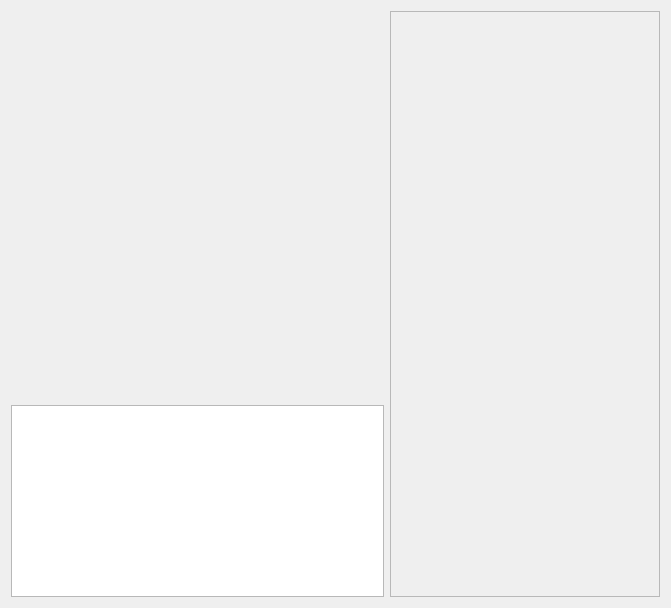
<?xml version="1.0" encoding="UTF-8"?>
<ui version="4.0">
 <class>Form</class>
 <widget class="QWidget" name="Form">
  <property name="geometry">
   <rect>
    <x>0</x>
    <y>0</y>
    <width>671</width>
    <height>608</height>
   </rect>
  </property>
  <property name="windowTitle">
   <string>Form</string>
  </property>
  <layout class="QGridLayout" name="gridLayout">
   <item row="0" column="0" colspan="2">
    <widget class="QWidget" name="infow" native="true">
     <property name="minimumSize">
      <size>
       <width>100</width>
       <height>100</height>
      </size>
     </property>
    </widget>
   </item>
   <item row="1" column="0" colspan="2">
    <spacer name="verticalSpacer">
     <property name="orientation">
      <enum>Qt::Orientation::Vertical</enum>
     </property>
     <property name="sizeHint" stdset="0">
      <size>
       <width>20</width>
       <height>40</height>
      </size>
     </property>
    </spacer>
   </item>
   <item row="0" column="2">
    <spacer name="horizontalSpacer">
     <property name="orientation">
      <enum>Qt::Orientation::Horizontal</enum>
     </property>
     <property name="sizeHint" stdset="0">
      <size>
       <width>40</width>
       <height>20</height>
      </size>
     </property>
    </spacer>
   </item>
   <item row="0" column="3" rowspan="3">
    <widget class="QScrollArea" name="scrollArea">
     <property name="sizePolicy">
      <sizepolicy hsizetype="Fixed" vsizetype="Expanding">
       <horstretch>0</horstretch>
       <verstretch>0</verstretch>
      </sizepolicy>
     </property>
     <property name="minimumSize">
      <size>
       <width>270</width>
       <height>0</height>
      </size>
     </property>
     <property name="widgetResizable">
      <bool>true</bool>
     </property>
     <widget class="QWidget" name="scrollAreaWidgetContents">
      <property name="geometry">
       <rect>
        <x>0</x>
        <y>0</y>
        <width>268</width>
        <height>588</height>
       </rect>
      </property>
     </widget>
    </widget>
   </item>
   <item row="2" column="0" colspan="3">
    <widget class="QListWidget" name="list_goto">
     <property name="sizePolicy">
      <sizepolicy hsizetype="Expanding" vsizetype="Minimum">
       <horstretch>0</horstretch>
       <verstretch>0</verstretch>
      </sizepolicy>
     </property>
    </widget>
   </item>
  </layout>
 </widget>
 <resources/>
 <connections/>
 <slots>
  <slot>focus()</slot>
  <slot>up_add_tag()</slot>
  <slot>up_del_tag()</slot>
  <slot>v_add_tag()</slot>
  <slot>v_del_tag()</slot>
  <slot>troggle(bool)</slot>
 </slots>
</ui>
